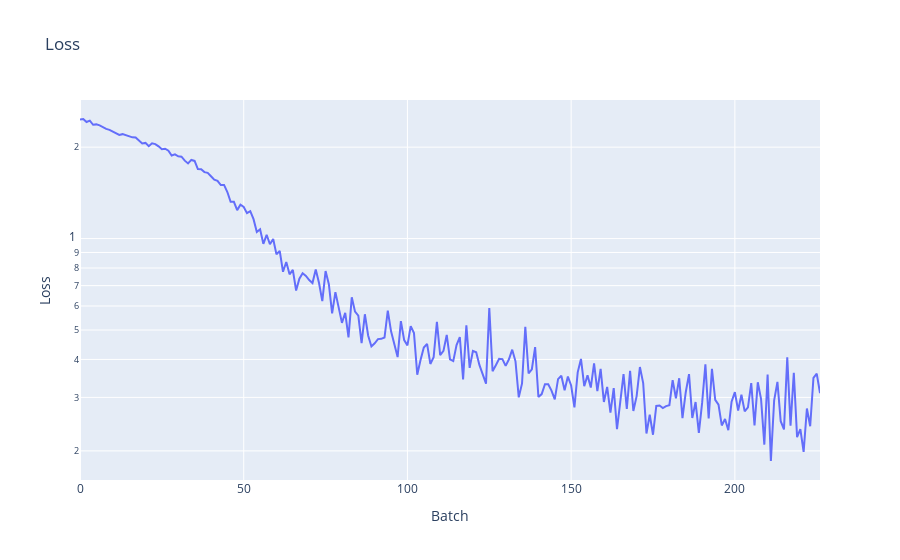
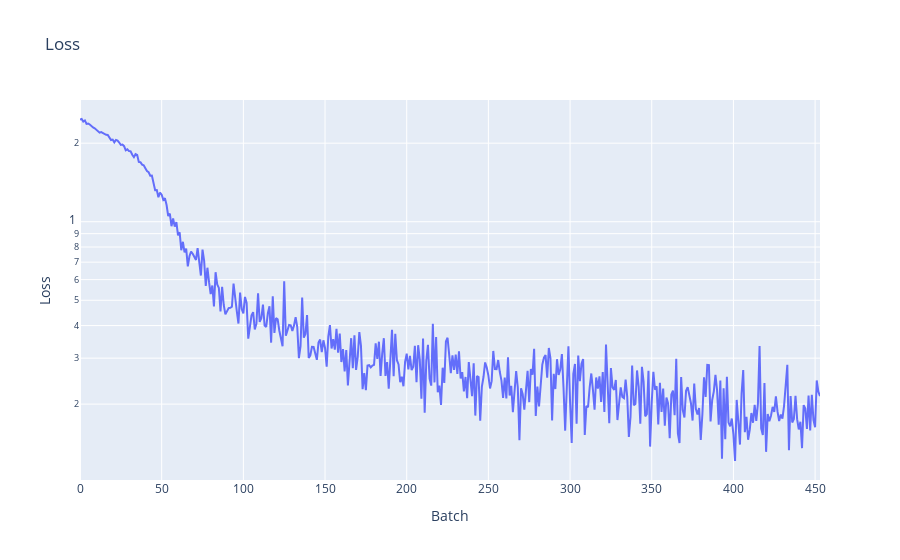
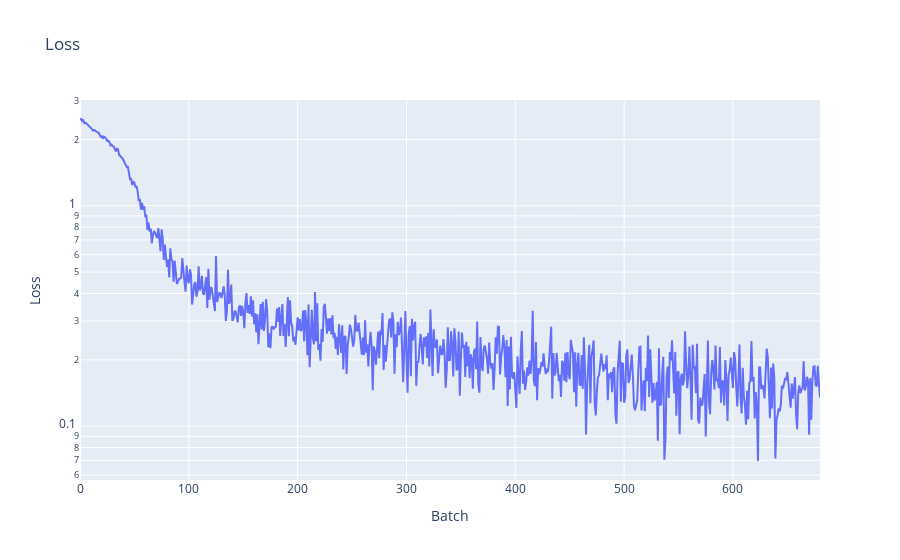
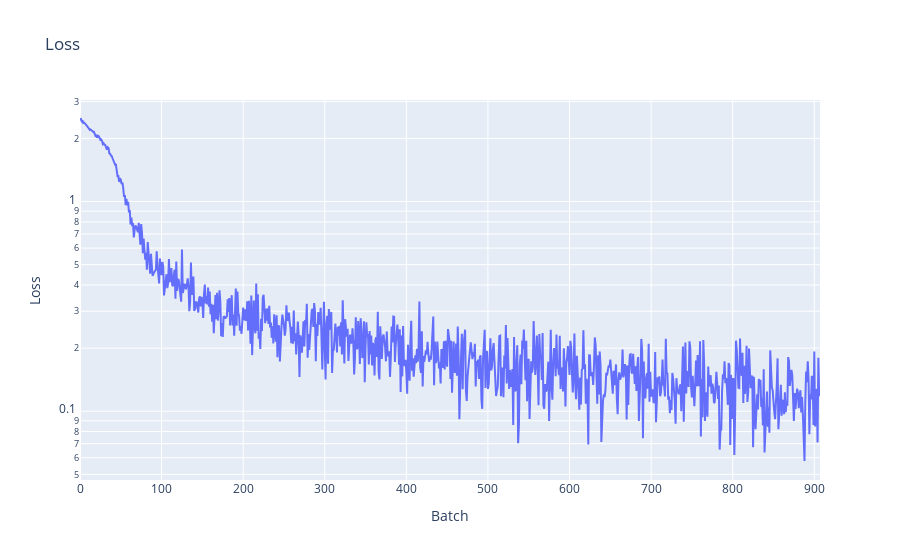

Notebook cell for these charts, in order:
### Code cell
train(40)

### Figure 1 — Plotly figure (JSON) as saved in the notebook; plotly's stock layout.template omitted (floating-point values rounded to 4 significant figures; data arrays with more than 128 entries replaced by an {"elided": "..."} marker saying what was removed)
{"data": [{"type": "scatter", "uid": "f1cb30e6-9dc5-4b5f-be39-da8b6d1eef08", "x": {"elided": "227 int values"}, "y": {"elided": "227 float values"}}], "layout": {"title": {"text": "Loss"}, "xaxis": {"title": {"text": "Batch"}}, "yaxis": {"title": {"text": "Loss"}, "type": "log"}}}

### Figure 2 — Plotly figure (JSON) as saved in the notebook; plotly's stock layout.template omitted (floating-point values rounded to 4 significant figures; data arrays with more than 128 entries replaced by an {"elided": "..."} marker saying what was removed)
{"data": [{"type": "scatter", "uid": "f1cb30e6-9dc5-4b5f-be39-da8b6d1eef08", "x": {"elided": "454 int values"}, "y": {"elided": "454 float values"}}], "layout": {"title": {"text": "Loss"}, "xaxis": {"title": {"text": "Batch"}}, "yaxis": {"title": {"text": "Loss"}, "type": "log"}}}

### Figure 3 — Plotly figure (JSON) as saved in the notebook; plotly's stock layout.template omitted (floating-point values rounded to 4 significant figures; data arrays with more than 128 entries replaced by an {"elided": "..."} marker saying what was removed)
{"data": [{"type": "scatter", "uid": "f1cb30e6-9dc5-4b5f-be39-da8b6d1eef08", "x": {"elided": "681 int values"}, "y": {"elided": "681 float values"}}], "layout": {"title": {"text": "Loss"}, "xaxis": {"title": {"text": "Batch"}}, "yaxis": {"title": {"text": "Loss"}, "type": "log"}}}

### Figure 4 — Plotly figure (JSON) as saved in the notebook; plotly's stock layout.template omitted (floating-point values rounded to 4 significant figures; data arrays with more than 128 entries replaced by an {"elided": "..."} marker saying what was removed)
{"data": [{"type": "scatter", "uid": "f1cb30e6-9dc5-4b5f-be39-da8b6d1eef08", "x": {"elided": "908 int values"}, "y": {"elided": "908 float values"}}], "layout": {"title": {"text": "Loss"}, "xaxis": {"title": {"text": "Batch"}}, "yaxis": {"title": {"text": "Loss"}, "type": "log"}}}
